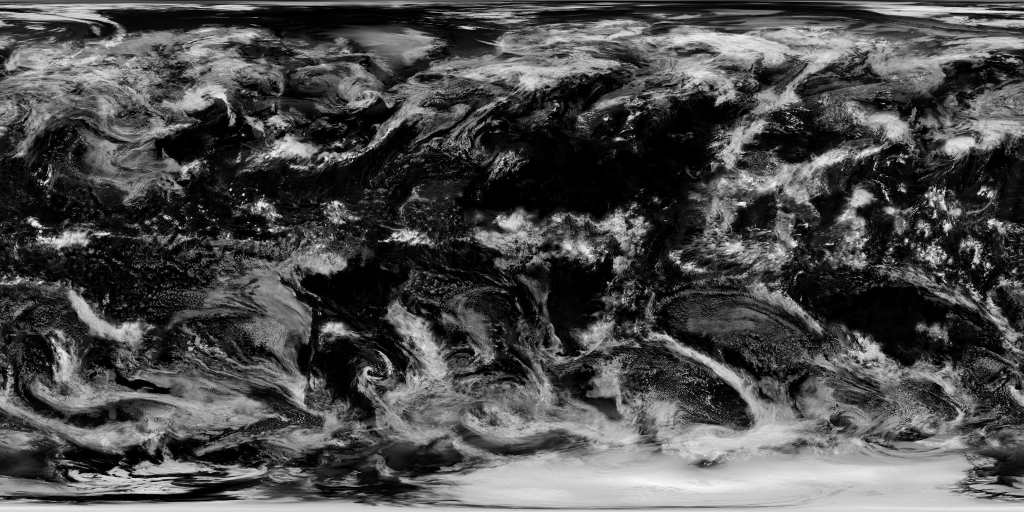
#> input picture @xyzmaps/harp-examples/src/earth/resources/clouds.jpg, 2048 x 1024 px (shown at 1/2 size)
$ python build-earth-placeholder.py ../@xyzmaps/harp-examples/src/earth/resources/clouds.jpg
#> lines starting #> are read from the running program, lines starting #| are printed output that depends on the picture
"""Bake the synchronous globe texture from the same NASA Blue Marble as the full surface.

Usage: python3 scripts/build-earth-placeholder.py /path/to/site/static/img/worldColour.5400x2700.jpg
Requires Pillow. The generated asset is imported into both Earth bundles.
"""

import argparse
import json
from pathlib import Path

from PIL import Image


def main():
    parser = argparse.ArgumentParser(description=__doc__)
    parser.add_argument("source", type=Path)
    args = parser.parse_args()
    width, height = 128, 64
    alphabet = "ABCDEFGHIJKLMNOPQRSTUVWXYZabcdefghijklmnopqrstuvwxyz0123456789+/"
    image = Image.open(args.source).convert("RGB").resize((width, height), Image.Resampling.LANCZOS)
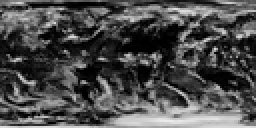
#> image: PIL image 128x64 RGB (shown 2 times larger); min 0, max 236, mean 76.1
    image = image.quantize(colors=len(alphabet), method=Image.Quantize.MEDIANCUT)
#> image: PIL image 128x64 P
    # DataTexture has its origin at the bottom left, unlike the source JPEG.
    image = image.transpose(Image.Transpose.FLIP_TOP_BOTTOM)
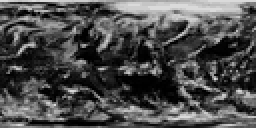
#> image: PIL image 128x64 P (shown 2 times larger); min 0, max 218, mean 76
    indices = image.tobytes()
    rows = [
        "".join(alphabet[index] for index in indices[offset:offset + width])
        for offset in range(0, len(indices), width)
    ]
    asset = {
        "palette": bytes(image.getpalette()[:3 * len(alphabet)]).hex(),
        "rows": rows,
    }
    output = Path(__file__).resolve().parents[1] / "@xyzmaps/harp-examples/src/earth/surface-preview.json"
    output.write_text(json.dumps(asset, indent=2) + "\n")


if __name__ == "__main__":
    main()
